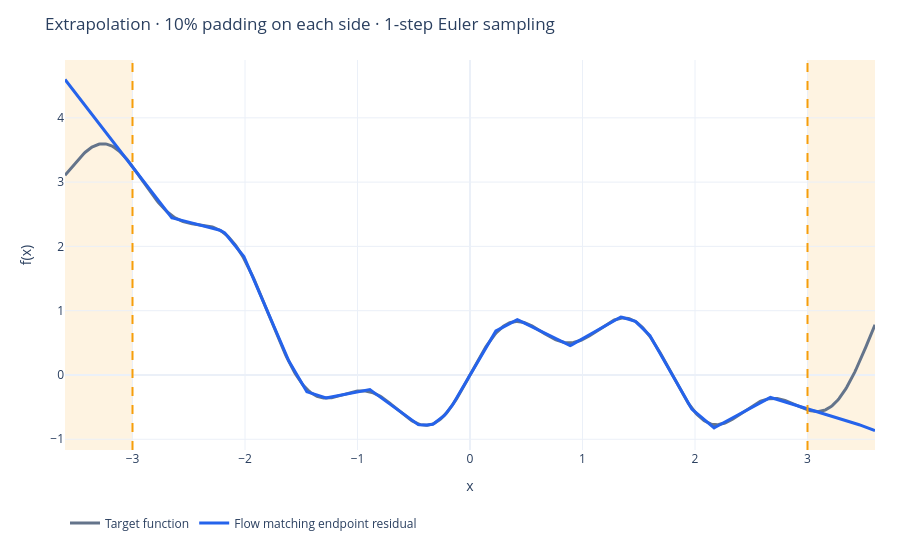

Source (notebook cell):
### Code cell
from _shared.extrapolation import show_extrapolation

show_extrapolation(flow_experiment, padding_fraction=0.10)

### Figure 1 — Plotly figure (JSON) as saved in the notebook; plotly's stock layout.template omitted (floating-point values rounded to 4 significant figures; data arrays with more than 128 entries replaced by an {"elided": "..."} marker saying what was removed)
{"data": [{"line": {"color": "#64748b", "width": 3}, "mode": "lines", "name": "Target function", "type": "scatter", "x": {"elided": "721 float values"}, "y": {"elided": "721 float values"}}, {"line": {"color": "#2563eb", "width": 3}, "mode": "lines", "name": "Flow matching endpoint residual", "type": "scatter", "x": {"elided": "721 float values"}, "y": {"elided": "721 float values"}}], "layout": {"autosize": true, "height": 550, "legend": {"orientation": "h", "y": -0.15}, "margin": {"b": 65, "l": 65, "r": 25, "t": 60}, "shapes": [{"fillcolor": "#f59e0b", "layer": "below", "line": {"width": 0}, "opacity": 0.12, "type": "rect", "x0": -3.6, "x1": -3, "xref": "x", "y0": 0, "y1": 1, "yref": "y domain"}, {"fillcolor": "#f59e0b", "layer": "below", "line": {"width": 0}, "opacity": 0.12, "type": "rect", "x0": 3, "x1": 3.6, "xref": "x", "y0": 0, "y1": 1, "yref": "y domain"}, {"line": {"color": "#f59e0b", "dash": "dash"}, "type": "line", "x0": -3, "x1": -3, "xref": "x", "y0": 0, "y1": 1, "yref": "y domain"}, {"line": {"color": "#f59e0b", "dash": "dash"}, "type": "line", "x0": 3, "x1": 3, "xref": "x", "y0": 0, "y1": 1, "yref": "y domain"}], "title": {"text": "Extrapolation · 10% padding on each side · 1-step Euler sampling"}, "xaxis": {"range": [-3.6, 3.6], "title": {"text": "x"}}, "yaxis": {"title": {"text": "f(x)"}}}}
